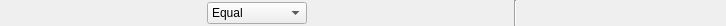
<?xml version="1.0" encoding="UTF-8"?>
<ui version="4.0">
 <class>IFCondition</class>
 <widget class="QWidget" name="IFCondition">
  <property name="geometry">
   <rect>
    <x>0</x>
    <y>0</y>
    <width>726</width>
    <height>26</height>
   </rect>
  </property>
  <property name="sizePolicy">
   <sizepolicy hsizetype="Minimum" vsizetype="Minimum">
    <horstretch>0</horstretch>
    <verstretch>0</verstretch>
   </sizepolicy>
  </property>
  <property name="maximumSize">
   <size>
    <width>16777215</width>
    <height>26</height>
   </size>
  </property>
  <property name="windowTitle">
   <string>Form</string>
  </property>
  <layout class="QHBoxLayout" name="horizontalLayout">
   <property name="spacing">
    <number>0</number>
   </property>
   <property name="sizeConstraint">
    <enum>QLayout::SetMinimumSize</enum>
   </property>
   <property name="leftMargin">
    <number>0</number>
   </property>
   <property name="topMargin">
    <number>0</number>
   </property>
   <property name="rightMargin">
    <number>0</number>
   </property>
   <property name="bottomMargin">
    <number>0</number>
   </property>
   <item>
    <layout class="QVBoxLayout" name="leftinput">
     <property name="spacing">
      <number>0</number>
     </property>
     <property name="sizeConstraint">
      <enum>QLayout::SetMinimumSize</enum>
     </property>
    </layout>
   </item>
   <item>
    <widget class="QComboBox" name="comboBox">
     <property name="maximumSize">
      <size>
       <width>100</width>
       <height>16777215</height>
      </size>
     </property>
     <property name="currentIndex">
      <number>4</number>
     </property>
     <item>
      <property name="text">
       <string>Greater</string>
      </property>
     </item>
     <item>
      <property name="text">
       <string>Greater/Equal</string>
      </property>
     </item>
     <item>
      <property name="text">
       <string>Smaller</string>
      </property>
     </item>
     <item>
      <property name="text">
       <string>Smaller/Equal</string>
      </property>
     </item>
     <item>
      <property name="text">
       <string>Equal</string>
      </property>
     </item>
     <item>
      <property name="text">
       <string>Not Equal</string>
      </property>
     </item>
    </widget>
   </item>
   <item>
    <layout class="QVBoxLayout" name="rightinput">
     <property name="spacing">
      <number>0</number>
     </property>
     <property name="sizeConstraint">
      <enum>QLayout::SetMinimumSize</enum>
     </property>
     <property name="topMargin">
      <number>0</number>
     </property>
     <property name="rightMargin">
      <number>0</number>
     </property>
    </layout>
   </item>
   <item>
    <widget class="Line" name="line">
     <property name="orientation">
      <enum>Qt::Vertical</enum>
     </property>
    </widget>
   </item>
  </layout>
 </widget>
 <resources/>
 <connections/>
</ui>
